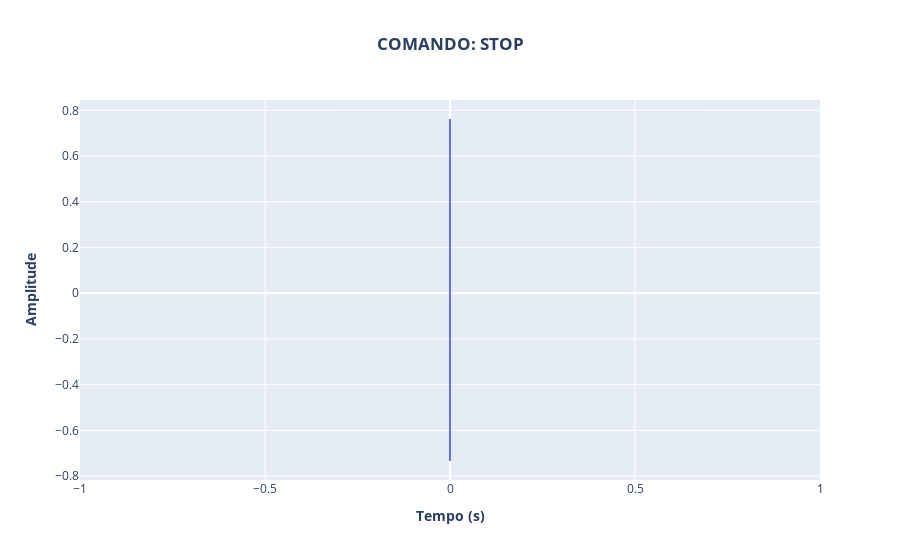

Write notebook code for a chart like this one.
### Code cell
# plota forma de onda de um audio no dataFrame. Cada execução da funçao gera um arquivo diferente assim como o plote que o acompanha
plot_audio_wav(dataFrame)

### Figure 1 — Plotly figure (JSON) as saved in the notebook; plotly's stock layout.template omitted (floating-point values rounded to 4 significant figures; data arrays with more than 128 entries replaced by an {"elided": "..."} marker saying what was removed)
{"data": [{"mode": "lines", "type": "scatter", "x": {"elided": "16000 int values"}, "y": {"elided": "16000 float values"}}], "layout": {"title": {"text": "<B>COMANDO: STOP", "x": 0.5}, "xaxis": {"title": {"text": "<b>Tempo (s)"}}, "yaxis": {"title": {"text": "<b>Amplitude"}}}}
